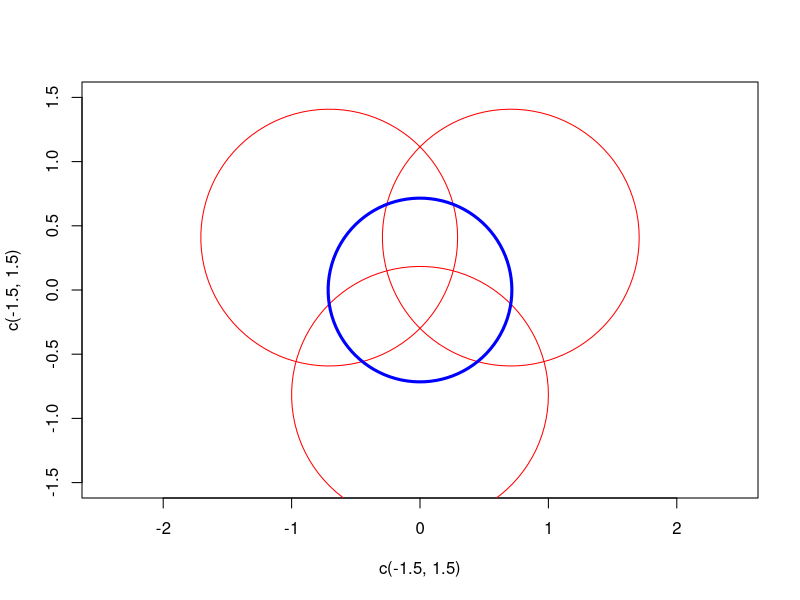

Write the R code that produced this figure.
## ---- chunk 1
knitr::opts_chunk$set(echo = TRUE)
## ---- chunk 2
foo = function(r) {

    x1 = sqrt(3)*(-r + sqrt(-3*r^2 + 4))/4
    x2 = -sqrt(3)*(r + sqrt(-3*r**2 + 4))/4
    
    theta1 = asin(x1)
    theta2 = asin(x2)
    
    # The difference between x2 and x3 should be minimized
    return(abs(theta2+5*theta1))
}


r_outer=optim(0.9,foo,method="Brent",lower=0.01,upper=0.99)

r=r_outer$par
x1 = sqrt(3)*(-r + sqrt(-3*r^2 + 4))/4
x2 = -sqrt(3)*(r + sqrt(-3*r**2 + 4))/4
    
theta1 = asin(x1)

# Point on the unknown circle R
# The angles are made by a unit circle
x = sin(3*theta1)
y = -r+1*cos(3*theta1)

# Distance to center of the logo
d=sqrt(x^2+y^2)

d
## ---- chunk 3
r=0.8164966
plot(c(-1.5,1.5),c(-1.5,1.5),type='n',asp=1)
theta=seq(0,2*pi,length=100)
# polygon(r*cos(theta),r*sin(theta),lty='dashed')

polygon(sqrt(3)*r/2+cos(theta),r/2+sin(theta),border='red')
polygon(-sqrt(3)*r/2+cos(theta),r/2+sin(theta),border='red')
polygon(cos(theta),-r+sin(theta),border='red')

r2=0.7155181
polygon(r2*cos(theta),r2*sin(theta),border='blue',lty='solid',lwd=3)

